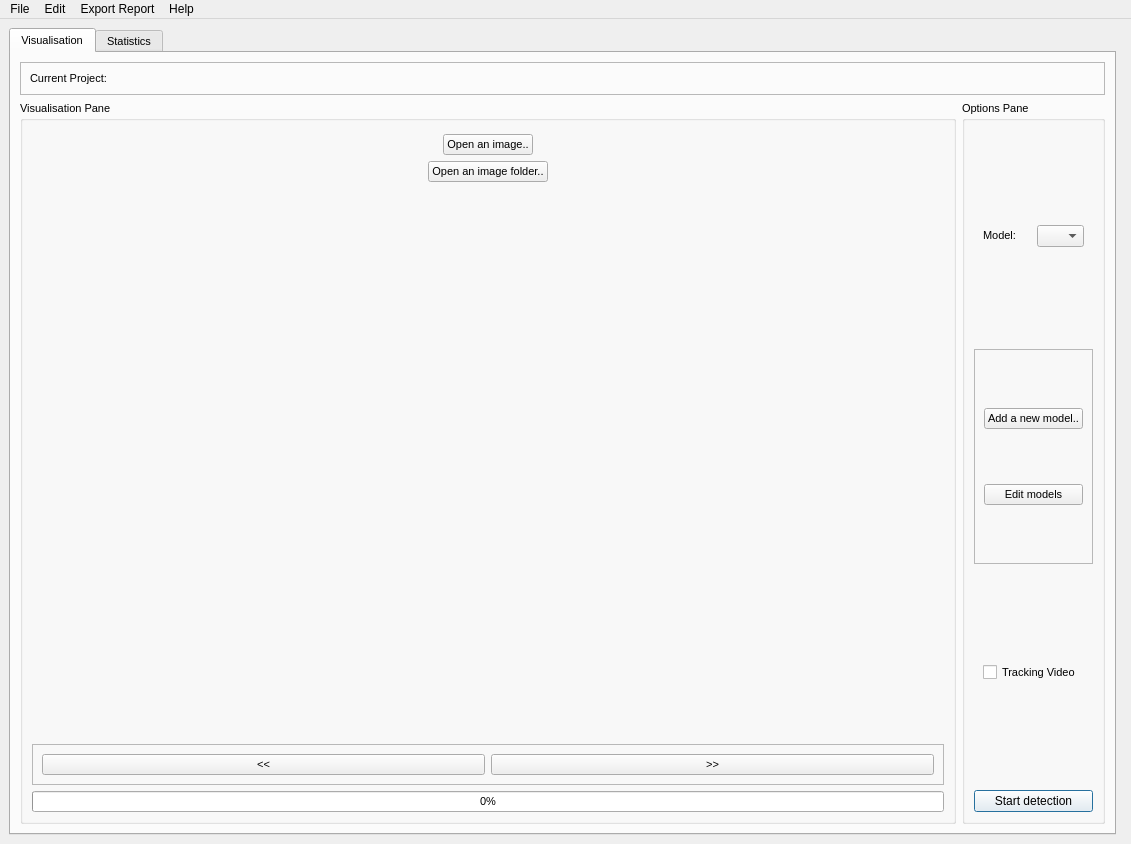
<?xml version="1.0" encoding="UTF-8"?>
<ui version="4.0">
 <class>MainWindow</class>
 <widget class="QMainWindow" name="MainWindow">
  <property name="geometry">
   <rect>
    <x>0</x>
    <y>0</y>
    <width>1131</width>
    <height>844</height>
   </rect>
  </property>
  <property name="minimumSize">
   <size>
    <width>1131</width>
    <height>844</height>
   </size>
  </property>
  <property name="windowTitle">
   <string>MainWindow</string>
  </property>
  <property name="toolButtonStyle">
   <enum>Qt::ToolButtonIconOnly</enum>
  </property>
  <widget class="QWidget" name="MainPane">
   <layout class="QHBoxLayout" name="horizontalLayout">
    <item>
     <widget class="QTabWidget" name="tabWidget">
      <property name="font">
       <font>
        <pointsize>8</pointsize>
       </font>
      </property>
      <property name="currentIndex">
       <number>0</number>
      </property>
      <widget class="QWidget" name="VisualisationTab">
       <attribute name="title">
        <string>Visualisation</string>
       </attribute>
       <layout class="QGridLayout" name="gridLayout_4">
        <item row="1" column="1">
         <widget class="QGroupBox" name="OptionsGroup">
          <property name="sizePolicy">
           <sizepolicy hsizetype="Preferred" vsizetype="Preferred">
            <horstretch>0</horstretch>
            <verstretch>0</verstretch>
           </sizepolicy>
          </property>
          <property name="font">
           <font>
            <pointsize>8</pointsize>
           </font>
          </property>
          <property name="title">
           <string>Options Pane</string>
          </property>
          <property name="flat">
           <bool>false</bool>
          </property>
          <layout class="QVBoxLayout" name="verticalLayout_3">
           <item>
            <widget class="QFrame" name="options_frame">
             <property name="font">
              <font>
               <pointsize>10</pointsize>
              </font>
             </property>
             <property name="frameShape">
              <enum>QFrame::NoFrame</enum>
             </property>
             <property name="frameShadow">
              <enum>QFrame::Plain</enum>
             </property>
             <property name="lineWidth">
              <number>0</number>
             </property>
             <layout class="QHBoxLayout" name="horizontalLayout_2">
              <item>
               <widget class="QLabel" name="ModelLabel">
                <property name="font">
                 <font>
                  <pointsize>8</pointsize>
                 </font>
                </property>
                <property name="mouseTracking">
                 <bool>true</bool>
                </property>
                <property name="toolTip">
                 <string>&lt;html&gt;&lt;head/&gt;&lt;body&gt;&lt;p&gt;Select the detection model that will be used for the prediction and classification of the images.&lt;/p&gt;&lt;/body&gt;&lt;/html&gt;</string>
                </property>
                <property name="locale">
                 <locale language="English" country="UnitedKingdom"/>
                </property>
                <property name="text">
                 <string>&lt;html&gt;&lt;head/&gt;&lt;body&gt;&lt;p&gt;Model:&lt;/p&gt;&lt;/body&gt;&lt;/html&gt;</string>
                </property>
                <property name="textFormat">
                 <enum>Qt::AutoText</enum>
                </property>
               </widget>
              </item>
              <item>
               <widget class="QComboBox" name="comboBox">
                <property name="font">
                 <font>
                  <pointsize>8</pointsize>
                 </font>
                </property>
                <item>
                 <property name="text">
                  <string/>
                 </property>
                </item>
               </widget>
              </item>
             </layout>
            </widget>
           </item>
           <item>
            <widget class="QFrame" name="newModel">
             <property name="frameShape">
              <enum>QFrame::StyledPanel</enum>
             </property>
             <property name="frameShadow">
              <enum>QFrame::Raised</enum>
             </property>
             <layout class="QVBoxLayout" name="verticalLayout_6">
              <item>
               <widget class="QPushButton" name="addModel">
                <property name="text">
                 <string>Add a new model..</string>
                </property>
                <property name="autoDefault">
                 <bool>false</bool>
                </property>
               </widget>
              </item>
              <item>
               <widget class="QPushButton" name="editModels">
                <property name="text">
                 <string>Edit models</string>
                </property>
               </widget>
              </item>
             </layout>
            </widget>
           </item>
           <item>
            <widget class="QFrame" name="videoTrack">
             <property name="frameShape">
              <enum>QFrame::NoFrame</enum>
             </property>
             <property name="frameShadow">
              <enum>QFrame::Plain</enum>
             </property>
             <property name="lineWidth">
              <number>0</number>
             </property>
             <layout class="QVBoxLayout" name="verticalLayout">
              <property name="topMargin">
               <number>0</number>
              </property>
              <item>
               <widget class="QCheckBox" name="TrackingVideo">
                <property name="font">
                 <font>
                  <pointsize>8</pointsize>
                 </font>
                </property>
                <property name="toolTip">
                 <string>&lt;html&gt;&lt;head/&gt;&lt;body&gt;&lt;p&gt;If unabled, it allows the tracking of objects on the video that has been loaded.&lt;/p&gt;&lt;/body&gt;&lt;/html&gt;</string>
                </property>
                <property name="text">
                 <string>Tracking Video</string>
                </property>
               </widget>
              </item>
             </layout>
            </widget>
           </item>
           <item>
            <widget class="QPushButton" name="Start">
             <property name="palette">
              <palette>
               <active>
                <colorrole role="Button">
                 <brush brushstyle="SolidPattern">
                  <color alpha="255">
                   <red>249</red>
                   <green>249</green>
                   <blue>249</blue>
                  </color>
                 </brush>
                </colorrole>
               </active>
               <inactive>
                <colorrole role="Button">
                 <brush brushstyle="SolidPattern">
                  <color alpha="255">
                   <red>249</red>
                   <green>249</green>
                   <blue>249</blue>
                  </color>
                 </brush>
                </colorrole>
               </inactive>
               <disabled>
                <colorrole role="Button">
                 <brush brushstyle="SolidPattern">
                  <color alpha="255">
                   <red>249</red>
                   <green>249</green>
                   <blue>249</blue>
                  </color>
                 </brush>
                </colorrole>
               </disabled>
              </palette>
             </property>
             <property name="font">
              <font>
               <pointsize>9</pointsize>
              </font>
             </property>
             <property name="toolTip">
              <string>&lt;html&gt;&lt;head/&gt;&lt;body&gt;&lt;p&gt;Start the detection on the selected image OR on the images contained in the selected folder.&lt;/p&gt;&lt;/body&gt;&lt;/html&gt;</string>
             </property>
             <property name="text">
              <string>Start detection</string>
             </property>
             <property name="iconSize">
              <size>
               <width>10</width>
               <height>24</height>
              </size>
             </property>
             <property name="default">
              <bool>true</bool>
             </property>
             <property name="flat">
              <bool>false</bool>
             </property>
            </widget>
           </item>
          </layout>
         </widget>
        </item>
        <item row="1" column="0">
         <widget class="QGroupBox" name="ImageGroup">
          <property name="font">
           <font>
            <pointsize>8</pointsize>
           </font>
          </property>
          <property name="title">
           <string>Visualisation Pane</string>
          </property>
          <layout class="QVBoxLayout" name="verticalLayout_2">
           <item>
            <widget class="QFrame" name="image_frame">
             <property name="sizePolicy">
              <sizepolicy hsizetype="Expanding" vsizetype="Expanding">
               <horstretch>0</horstretch>
               <verstretch>0</verstretch>
              </sizepolicy>
             </property>
             <property name="font">
              <font>
               <pointsize>8</pointsize>
              </font>
             </property>
             <property name="frameShape">
              <enum>QFrame::NoFrame</enum>
             </property>
             <property name="frameShadow">
              <enum>QFrame::Plain</enum>
             </property>
             <layout class="QVBoxLayout" name="verticalLayout_5">
              <property name="leftMargin">
               <number>5</number>
              </property>
              <property name="topMargin">
               <number>5</number>
              </property>
              <property name="rightMargin">
               <number>5</number>
              </property>
              <property name="bottomMargin">
               <number>5</number>
              </property>
              <item alignment="Qt::AlignHCenter">
               <widget class="QPushButton" name="openImage">
                <property name="sizePolicy">
                 <sizepolicy hsizetype="Preferred" vsizetype="Fixed">
                  <horstretch>0</horstretch>
                  <verstretch>0</verstretch>
                 </sizepolicy>
                </property>
                <property name="layoutDirection">
                 <enum>Qt::LeftToRight</enum>
                </property>
                <property name="text">
                 <string>Open an image..</string>
                </property>
               </widget>
              </item>
              <item alignment="Qt::AlignHCenter">
               <widget class="QPushButton" name="openFolder">
                <property name="sizePolicy">
                 <sizepolicy hsizetype="Preferred" vsizetype="Fixed">
                  <horstretch>0</horstretch>
                  <verstretch>0</verstretch>
                 </sizepolicy>
                </property>
                <property name="text">
                 <string>Open an image folder..</string>
                </property>
               </widget>
              </item>
              <item>
               <widget class="QLabel" name="image_label">
                <property name="sizePolicy">
                 <sizepolicy hsizetype="Expanding" vsizetype="Expanding">
                  <horstretch>0</horstretch>
                  <verstretch>0</verstretch>
                 </sizepolicy>
                </property>
                <property name="font">
                 <font>
                  <pointsize>10</pointsize>
                 </font>
                </property>
                <property name="text">
                 <string/>
                </property>
                <property name="scaledContents">
                 <bool>true</bool>
                </property>
                <property name="alignment">
                 <set>Qt::AlignCenter</set>
                </property>
               </widget>
              </item>
             </layout>
            </widget>
           </item>
           <item>
            <widget class="QFrame" name="Buttons">
             <property name="frameShape">
              <enum>QFrame::StyledPanel</enum>
             </property>
             <property name="frameShadow">
              <enum>QFrame::Raised</enum>
             </property>
             <layout class="QGridLayout" name="gridLayout_3">
              <item row="0" column="0">
               <widget class="QPushButton" name="previous">
                <property name="text">
                 <string>&lt;&lt;</string>
                </property>
               </widget>
              </item>
              <item row="0" column="1">
               <widget class="QPushButton" name="next">
                <property name="text">
                 <string>&gt;&gt;</string>
                </property>
               </widget>
              </item>
             </layout>
            </widget>
           </item>
           <item>
            <widget class="QProgressBar" name="progressBar">
             <property name="value">
              <number>0</number>
             </property>
            </widget>
           </item>
          </layout>
         </widget>
        </item>
        <item row="0" column="0" colspan="2">
         <widget class="QFrame" name="ProjectInfo">
          <property name="font">
           <font>
            <pointsize>8</pointsize>
           </font>
          </property>
          <property name="frameShape">
           <enum>QFrame::StyledPanel</enum>
          </property>
          <property name="frameShadow">
           <enum>QFrame::Raised</enum>
          </property>
          <layout class="QHBoxLayout" name="horizontalLayout_3">
           <item>
            <widget class="QLabel" name="CurrentProject">
             <property name="sizePolicy">
              <sizepolicy hsizetype="Fixed" vsizetype="Preferred">
               <horstretch>0</horstretch>
               <verstretch>0</verstretch>
              </sizepolicy>
             </property>
             <property name="text">
              <string>Current Project:</string>
             </property>
            </widget>
           </item>
           <item>
            <widget class="QLabel" name="ProjectNameDisplay">
             <property name="font">
              <font>
               <weight>75</weight>
               <bold>true</bold>
              </font>
             </property>
             <property name="text">
              <string/>
             </property>
            </widget>
           </item>
           <item>
            <widget class="QLabel" name="ProjectPathDisplay">
             <property name="sizePolicy">
              <sizepolicy hsizetype="Minimum" vsizetype="Preferred">
               <horstretch>0</horstretch>
               <verstretch>0</verstretch>
              </sizepolicy>
             </property>
             <property name="text">
              <string/>
             </property>
            </widget>
           </item>
          </layout>
         </widget>
        </item>
       </layout>
      </widget>
      <widget class="QWidget" name="StatisticsTab">
       <attribute name="title">
        <string>Statistics</string>
       </attribute>
       <layout class="QGridLayout" name="gridLayout_5">
        <item row="0" column="0">
         <widget class="QGroupBox" name="StatsGroup">
          <property name="font">
           <font>
            <pointsize>8</pointsize>
           </font>
          </property>
          <property name="title">
           <string>Statistics Pane</string>
          </property>
          <layout class="QVBoxLayout" name="verticalLayout_4">
           <item>
            <widget class="QFrame" name="stats_frame">
             <property name="font">
              <font>
               <pointsize>8</pointsize>
              </font>
             </property>
             <property name="frameShape">
              <enum>QFrame::NoFrame</enum>
             </property>
             <property name="frameShadow">
              <enum>QFrame::Plain</enum>
             </property>
             <property name="lineWidth">
              <number>0</number>
             </property>
             <layout class="QGridLayout" name="gridLayout_2">
              <item row="2" column="0">
               <widget class="QLabel" name="SpeciesInfoLabel">
                <property name="lineWidth">
                 <number>0</number>
                </property>
                <property name="text">
                 <string>Number of Images without Pollinators:</string>
                </property>
               </widget>
              </item>
              <item row="0" column="0">
               <widget class="QLabel" name="SpeciesNameLabel">
                <property name="font">
                 <font>
                  <pointsize>8</pointsize>
                 </font>
                </property>
                <property name="lineWidth">
                 <number>0</number>
                </property>
                <property name="text">
                 <string>Number of Images with Pollinators: </string>
                </property>
               </widget>
              </item>
              <item row="3" column="0">
               <widget class="QLabel" name="label">
                <property name="text">
                 <string>Most Abundant Species:</string>
                </property>
               </widget>
              </item>
              <item row="4" column="0">
               <widget class="QLabel" name="label_2">
                <property name="text">
                 <string>Most Abundant Rare Species:</string>
                </property>
               </widget>
              </item>
             </layout>
            </widget>
           </item>
          </layout>
         </widget>
        </item>
       </layout>
      </widget>
     </widget>
    </item>
    <item>
     <widget class="QFrame" name="frame">
      <property name="frameShape">
       <enum>QFrame::NoFrame</enum>
      </property>
      <property name="frameShadow">
       <enum>QFrame::Plain</enum>
      </property>
      <property name="lineWidth">
       <number>0</number>
      </property>
      <layout class="QGridLayout" name="gridLayout">
       <property name="leftMargin">
        <number>0</number>
       </property>
       <property name="topMargin">
        <number>0</number>
       </property>
       <property name="rightMargin">
        <number>0</number>
       </property>
       <property name="bottomMargin">
        <number>0</number>
       </property>
       <property name="horizontalSpacing">
        <number>0</number>
       </property>
       <property name="verticalSpacing">
        <number>3</number>
       </property>
      </layout>
     </widget>
    </item>
   </layout>
  </widget>
  <widget class="QMenuBar" name="menuBar">
   <property name="geometry">
    <rect>
     <x>0</x>
     <y>0</y>
     <width>1131</width>
     <height>31</height>
    </rect>
   </property>
   <property name="locale">
    <locale language="English" country="UnitedKingdom"/>
   </property>
   <widget class="QMenu" name="File">
    <property name="font">
     <font>
      <pointsize>10</pointsize>
     </font>
    </property>
    <property name="title">
     <string>File</string>
    </property>
    <addaction name="OpenProject"/>
    <addaction name="NewProject"/>
    <addaction name="separator"/>
    <addaction name="RecentProjects"/>
    <addaction name="separator"/>
    <addaction name="OpenFile"/>
    <addaction name="OpenFolder"/>
    <addaction name="separator"/>
    <addaction name="Exit"/>
   </widget>
   <widget class="QMenu" name="ExportReport">
    <property name="font">
     <font>
      <pointsize>10</pointsize>
     </font>
    </property>
    <property name="toolTip">
     <string>&lt;html&gt;&lt;head/&gt;&lt;body&gt;&lt;p&gt;Export HTML report containing model information and selected batch statistics.&lt;/p&gt;&lt;/body&gt;&lt;/html&gt;</string>
    </property>
    <property name="title">
     <string>Export Report</string>
    </property>
   </widget>
   <widget class="QMenu" name="menuEdit">
    <property name="title">
     <string>Edit</string>
    </property>
   </widget>
   <widget class="QMenu" name="menuHelp">
    <property name="title">
     <string>Help</string>
    </property>
    <addaction name="OpenAppHelp"/>
   </widget>
   <addaction name="File"/>
   <addaction name="menuEdit"/>
   <addaction name="ExportReport"/>
   <addaction name="menuHelp"/>
  </widget>
  <action name="OpenFile">
   <property name="text">
    <string>Open Image File</string>
   </property>
   <property name="toolTip">
    <string>&lt;html&gt;&lt;head/&gt;&lt;body&gt;&lt;p&gt;&lt;br/&gt;&lt;/p&gt;&lt;/body&gt;&lt;/html&gt;</string>
   </property>
   <property name="font">
    <font/>
   </property>
  </action>
  <action name="OpenFolder">
   <property name="text">
    <string>Open Image Folder</string>
   </property>
   <property name="toolTip">
    <string>Open Folder</string>
   </property>
  </action>
  <action name="CreateAccount">
   <property name="text">
    <string>Create an account</string>
   </property>
  </action>
  <action name="LogIn">
   <property name="text">
    <string>Log in</string>
   </property>
  </action>
  <action name="OpenProject">
   <property name="text">
    <string>Open Project</string>
   </property>
  </action>
  <action name="NewProject">
   <property name="text">
    <string>New Project</string>
   </property>
  </action>
  <action name="RecentProjects">
   <property name="text">
    <string>Recent Projects</string>
   </property>
  </action>
  <action name="Exit">
   <property name="text">
    <string>Exit</string>
   </property>
  </action>
  <action name="OpenAppHelp">
   <property name="text">
    <string>Open App Help</string>
   </property>
  </action>
 </widget>
 <resources/>
 <connections/>
</ui>
